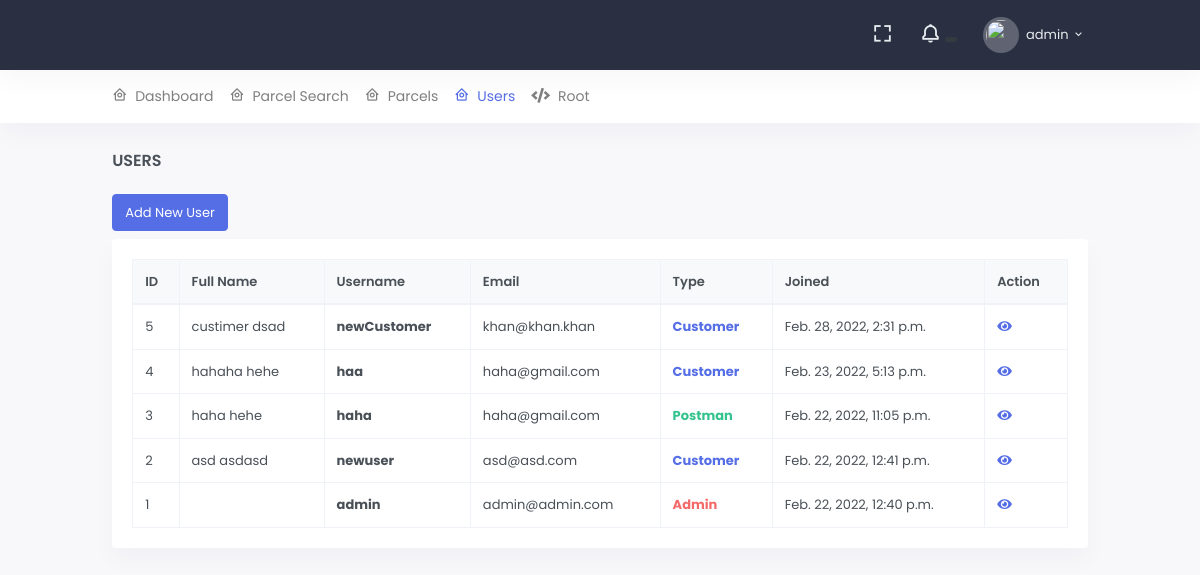
The app's page /a/user/ (signed in) with its own data.
### src/accounts/models.py (models this page shows, shortened)
class User(AbstractUser):
    TYPES_OF_USERS = (
        ("CUSTOMER", 'Customer'),
        ("MANAGER", 'Manager'),
        ("POSTMAN", 'Postman')
    )
    profile_image = ResizedImageField(
        upload_to='account/images/profiles/', null=True, blank=True, size=[100, 100], quality=75, force_format='PNG',
        help_text='size of logo must be 100*100 and format must be png image file', crop=['middle', 'center']
    )
    phone_number = models.CharField(max_length=30, null=True, blank=True)
    cnic = models.CharField(max_length=13, null=False, blank=False, help_text="13 digits cnic without -")
    address = models.TextField(max_length=30, null=True, blank=True)
    latitude = models.DecimalField(max_digits=9, decimal_places=6, default=0.00, blank=True, null=True)
    longitude = models.DecimalField(max_digits=9, decimal_places=6, default=0.00, blank=True, null=True)
    type = models.CharField(max_length=20, default='CUSTOMER', choices=TYPES_OF_USERS)
    is_customer = models.BooleanField(default=True)
    is_postman = models.BooleanField(default=False)
    class Meta:
        ordering = ['-id']
        verbose_name = 'User'
        verbose_name_plural = 'Users'

### src/portals/admins/views.py (the view)
# urls.py: path('user/', UserListView.as_view(), name='user'),
@method_decorator(admin_decorators, name='dispatch')
class UserListView(ListView):
    queryset = User.objects.all()
    template_name = 'admins/user_list.html'

### src/portals/admins/templates/admins/user_list.html (shortened to what this page needs)
{% extends 'core/base.html' %}
{% load custom_tags %}
{% block page_heading %}
    Users
{% endblock %}
{% block content %}
    <div class="row mb-2">
        <div class="col-lg-12">
            <a href="/admin/accounts/user/add/" class="btn btn-primary">Add New User</a>
        </div>
    </div>
    <div class="row">
        <div class="col-12">
            <div class="card">
                <div class="card-body">
                    {% if user_list %}
                        <div class="table-responsive">
                            <table class="table table-bordered table-centered table-nowrap mb-0">
                                <thead class="thead-light">
                                <tr>
                                    <th>ID</th>
                                    <th>Full Name</th>
                                    <th>Username</th>
                                    <th>Email</th>
                                    <th>Type</th>
                                    <th>Joined</th>
                                    <th>Action</th>
                                </tr>
                                </thead>
                                <tbody>
                                {% for object in user_list %}
                                    <tr>
                                        <td>{{ object.pk }}</td>
                                        <td>{{ object.first_name }} {{ object.last_name }}</td>
                                        <td><b>{{ object.username }}</b></td>
                                        <td>{{ object.email }}</td>
                                        <td>
                                            {% if object.is_superuser %}
                                                <b class="text-danger">Admin</b>
                                            {% elif object.is_staff %}
                                                <b class="text-warning">Staff</b>
                                            {% elif object.is_customer %}
                                                <b class="text-primary">Customer</b>
                                            {% elif object.is_postman %}
                                                <b class="text-success">Postman</b>
                                            {% endif %}
                                        </td>
                                        <td>{{ object.date_joined }}</td>
                                        <td>
                                            <b><a href="/admin/accounts/user/{{ object.pk }}/change/"><i class="fa fa-eye"></i></a></b>
                                        </td>
                                    </tr>
                                {% endfor %}
                                </tbody>
                            </table>
                        </div>
                    {% else %}
                        <b class="text-danger">! No users found</b>
                    {% endif %}
                </div>
            </div>
        </div>
    </div>
{% endblock %}

### templates/core/base_head.html (shortened to what this page needs)
{% load static %}
<header id="page-topbar">
    <div class="navbar-header">
        <div class="d-flex">
            <div class="navbar-brand-box">
            </div>
        </div>
        <div class="d-flex">
            <div class="dropdown d-none d-lg-inline-block ml-1">
                <button type="button" class="btn header-item noti-icon waves-effect" data-toggle="fullscreen">
                    <i class="bx bx-fullscreen"></i>
                </button>
            </div>
            <div class="dropdown d-inline-block">
                <button type="button" class="btn header-item noti-icon waves-effect"
                        id="page-header-notifications-dropdown"
                        data-toggle="dropdown" aria-haspopup="true" aria-expanded="false">
                    <i class="bx bx-bell bx-tada"></i>
                    <span class="badge badge-dark badge-pill">
                    </span>
                </button>
            </div>
            <div class="dropdown d-inline-block">
                <button type="button" class="btn header-item waves-effect" id="page-header-user-dropdown"
                        data-toggle="dropdown" aria-haspopup="true" aria-expanded="false">
                    {% if request.user.profile_image %}
                        <img class="rounded-circle header-profile-user" src="{{ request.user.profile_image.url }}"
                             alt="Header Avatar">
                    {% else %}
                        <img class="rounded-circle header-profile-user" src="{% static 'core/images/no-user.png' %}">
                    {% endif %}
                    <span class="d-none d-xl-inline-block ml-1">{{ request.user.username }}</span>
                    <i class="mdi mdi-chevron-down d-none d-xl-inline-block"></i>
                </button>
            </div>
        </div>
    </div>
</header>
<div class="topnav">
    <div class="container-fluid">
        <nav class="navbar navbar-light navbar-expand-lg topnav-menu">
            <div class="collapse navbar-collapse" id="topnav-menu-content">
                <ul class="navbar-nav">
                    {% include 'core/include/admin_header.html' %}
                </ul>
            </div>
        </nav>
    </div>
</div>

### records on screen
User: user.username "admin", pk "1", username "admin", email "admin@admin.com", is_superuser "Admin", date_joined "Feb. 22, 2022, 12:40 p.m."
User: pk "5", first_name "custimer", last_name "dsad", username "newCustomer", email "khan@khan.khan", is_superuser "Customer", date_joined "Feb. 28, 2022, 2:31 p.m."
User: pk "4", first_name "hahaha", last_name "hehe", username "haa", email "haha@gmail.com", is_superuser "Customer", date_joined "Feb. 23, 2022, 5:13 p.m."
User: pk "3", first_name "haha", last_name "hehe", username "haha", email "haha@gmail.com", is_superuser "Postman", date_joined "Feb. 22, 2022, 11:05 p.m."
User: pk "2", first_name "asd", last_name "asdasd", username "newuser", email "asd@asd.com", is_superuser "Customer", date_joined "Feb. 22, 2022, 12:41 p.m."
